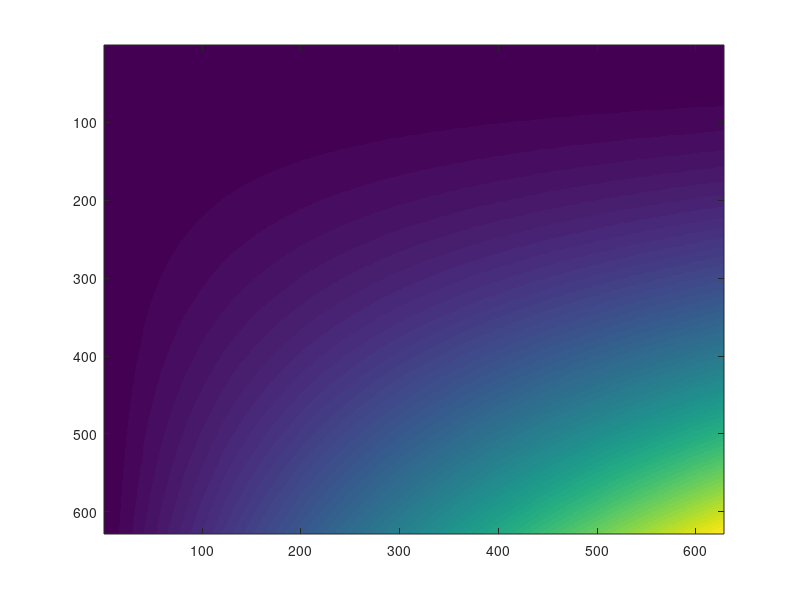
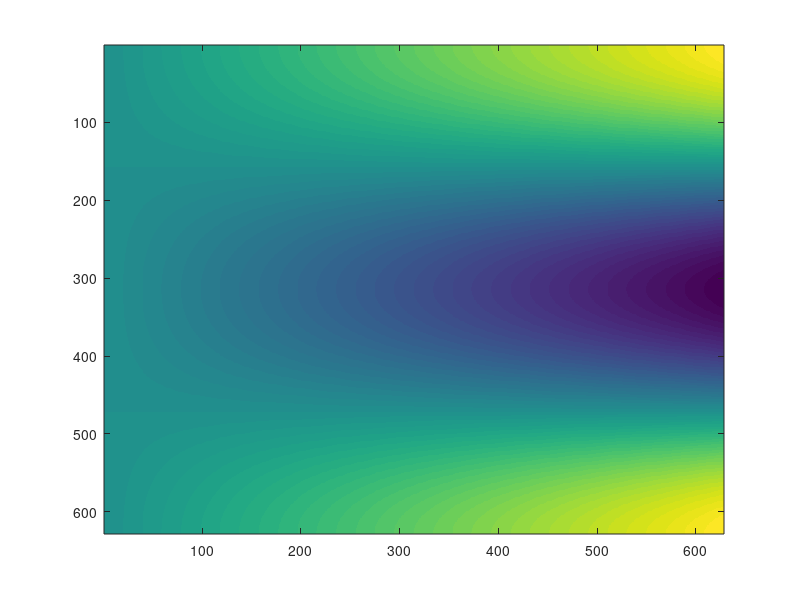
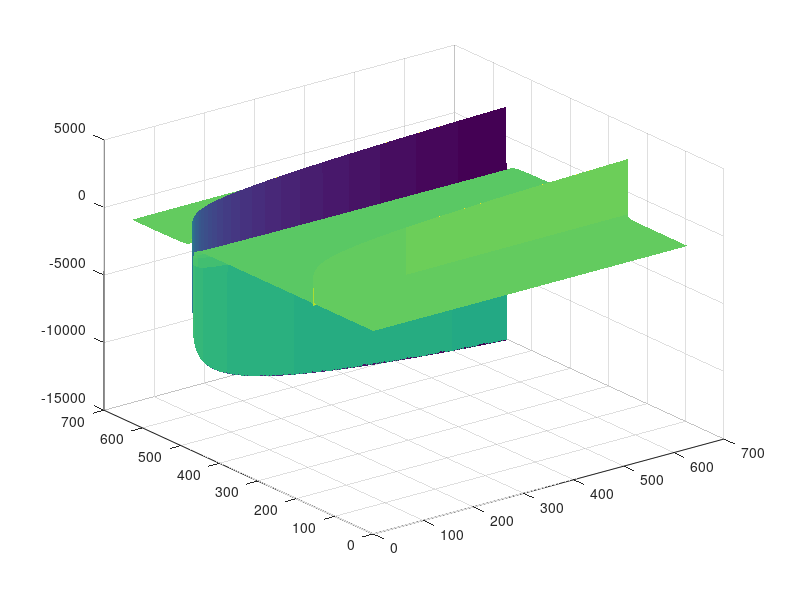
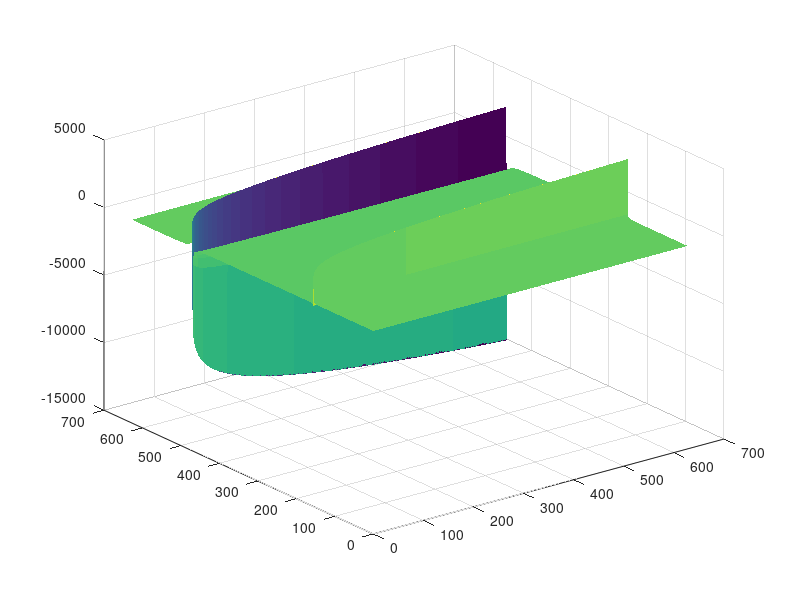

Source code (MATLAB) for these figures, in order:
% assume A=1, g(theta) = theta^2

close all;
[r,t] = meshgrid(0.01:0.01:2*pi, 0.01:0.01:2*pi);
% [r,t] = meshgrid(2.3:0.01:2.6, 2.3:0.01:2.6);
y = r.^(9/8).*(t.^2);
x = r.*cos(t);

figure;imagesc(y);
figure;imagesc(x);
A = gradient(y)./gradient(x);
figure;surf(A,'edgecolor','none');

A2 = t.^2 * 9/8.*(r).^(1/8).*(cos(t)).^(-1);
figure;surf(A2,'edgecolor','none');

figure;surf(A-A2,'edgecolor','none');

% A1 = 9/8*r.^(1/8).*(t.^2)./cos(t) - r.^(9/8)*2.*t./r./sqrt(1-cos(t).^2);
% figure;surf(A1,'edgecolor','none');

% figure;surf(A2-A1,'edgecolor','none');


A3 = r.^(1/8)*(9/8.*cos(t).*t.^2 - sin(t).*2.*t);
figure;surf(A3,'edgecolor','none');

